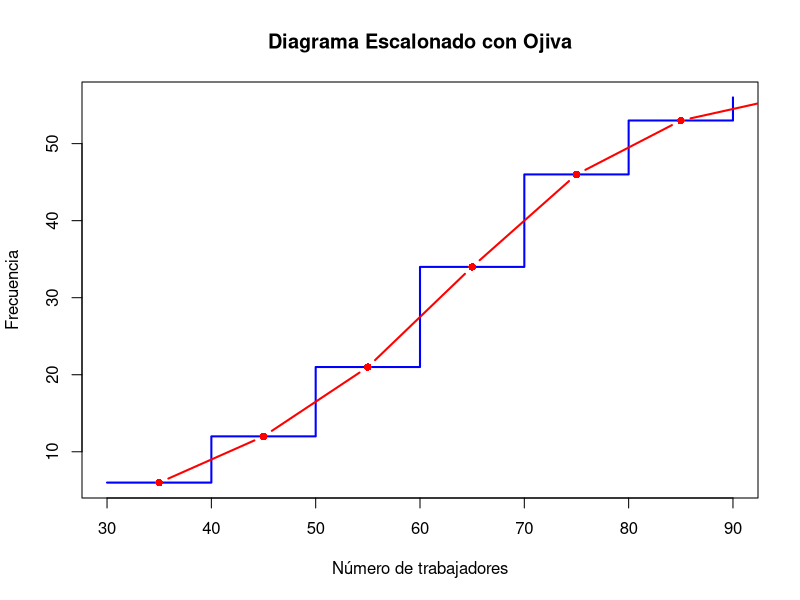

Source code (R): (Note: this script raises an error after producing the figure.)
# A. partir de esta distribuci´on de frecuencias, calcule el n´umero total de
# galones vendidos la semana pasada. (2 puntos)

ventas <- data.frame(
  limite_inferior = c(0, 10, 20, 30, 40, 50, 60, 70),
  limete_superior = c(10, 20, 30, 40, 50, 60, 70, 80),
  f_absoluta = c(10, 20, 30, 25, 15, 10, 5, 5)
)

ventas$marca_clase = (ventas$limite_inferior + ventas$limete_superior) / 2

ventas$mc_por_fa = ventas$marca_clase * ventas$f_absoluta

ventas_total = sum(ventas$mc_por_fa)
n = sum(ventas$f_absoluta)

cat('EL número total de galones vendidos es', ventas_total, 'mil')

# B. Determina la media de los galones vendidos en cada operaci´on.
media_operacion = ventas_total / n

cat('La media de las operaciones es: ', media_operacion, 'mil')

# C. ¿La moda se encuentra por debajo o por arriba de los 25 000 galones?
# ¿C´omo lo sabe?

intervalo_modal = which.max(ventas$f_absoluta)
Li = ventas$limite_inferior[intervalo_modal]
A = ventas$limete_superior[intervalo_modal] - ventas$limite_inferior[intervalo_modal]
fi = ventas$f_absoluta[intervalo_modal]
fi_menos_1 = ventas$f_absoluta[intervalo_modal-1]
fi_mas_1 = ventas$f_absoluta[intervalo_modal+1]

moda_ventas = Li + A*((fi - fi_menos_1)/((fi - fi_menos_1)+(fi - fi_mas_1)))

cat('La moda de las ventas es:', moda_ventas, 'mil, que es superior a 25 mil')

# D. Calcule la mediana de las ventas.
ventas$f_a_acumulada = cumsum(ventas$f_absoluta)

intervalo_medinal = which(ventas$f_a_acumulada >= n/2)[1]
Li = ventas$limite_inferior[intervalo_medinal]
A = ventas$limete_superior[intervalo_medinal] - ventas$limite_inferior[intervalo_medinal]
fi = ventas$f_absoluta[intervalo_medinal]
Fi_1 = ventas$f_a_acumulada[intervalo_medinal-1]

mediana = Li + A/fi * (n/2 - Fi_1)

datos_empresas <- c(73, 95, 61, 46, 70, 55, 87, 65, 75, 48, 69, 75, 75, 39, 63, 82, 
                    58, 43, 38, 64, 69, 79, 47, 63, 63, 81, 59, 77, 84, 34, 75, 93, 
                    67, 89, 66, 52, 59, 36, 62, 43, 75, 52, 59, 87, 74, 30, 95, 38, 
                    50, 72, 44, 53, 68, 72, 82, 63)

# a) Elaborar la tabla de frecuencias usando la regla de Sturges. (2 puntos)

R = max(datos_empresas) - min(datos_empresas)
rango = range(datos_empresas)
K = ceiling(1 + 3.322 * log10(length(datos_empresas)))
A = ceiling(R/K)
n = length(datos_empresas)

rule = seq(rango[1], rango[2] + A, by = A)
rule_1 = seq(rango[1], rango[2], by = A)
marca_de_clase = (rule[-length(rule)] + rule[-1]) / 2 
i = cut(datos_empresas, breaks = rule, right = FALSE)
tabla <- table(i)
intervalos <- levels(i)
f_absoluta <- as.numeric(tabla)
f_a_acumulada <- cumsum(f_absoluta)
f_relativa <- f_absoluta / n
f_r_acumulada <- cumsum(f_relativa)
f_porcentual <- f_relativa * 100 
f_p_acumulada <- cumsum(f_porcentual)

frecuencia_empresas <-data.frame(
  intervalos,
  f_absoluta,
  f_a_acumulada,
  f_relativa,
  f_r_acumulada,
  f_porcentual,
  f_p_acumulada
)

# b) Interpretar: f5, h2. (2 puntos)

f_5 = frecuencia_empresas$f_absoluta[5]
cat('tal .... es ', f_5)
h_2 = frecuencia_empresas$f_relativa[2]
cat('tal .... es ', h_2)

#c) Elaborar el diagrama escalonado y la ojiva respectiva. (2 puntos)
plot(rule_1, frecuencia_empresas$f_a_acumulada, 
     type = "s", xlab = "Número de trabajadores", 
     ylab = "Frecuencia", 
     main = "Diagrama Escalonado con Ojiva", 
     col = "blue", lwd = 2)

lines(marca_de_clase, 
      frecuencia_empresas$f_a_acumulada, 
      type = "b", col = "red", pch = 16, lwd = 2
)
text(marca_de_clase, 
     tabla_frecuencia$f_a_acumulada, 
     labels = tabla_frecuencia$f_a_acumulada, 
     pos = 3, col = "black")


# D. Calcular la media aritm´etica (¯x) y la mediana (Me)
#para datos agrupadosy no agrupados. (2 puntos)

#e) Calcular la moda (Mo) para datos agrupados y no agrupados.


# No agrupadas 

media_empresas = mean(datos_empresas)
mediana_empresas = median(datos_empresas)

moda_empresas =  as.numeric(names(sort(table(datos), decreasing = TRUE)[1]))

# Agrupados

media_agrupada = sum(marca_de_clase * frecuencia_empresas$f_absoluta) / n

intervalo_modal = which.max(frecuencia_empresas$f_absoluta)

Li =  rule_1[intervalo_modal]
fi = frecuencia_empresas$f_absoluta[intervalo_modal]
fi_menos_1 = frecuencia_empresas$f_absoluta[intervalo_modal-1]
fi_mas_1 = frecuencia_empresas$f_absoluta[intervalo_modal+1]

moda_agrupada = Li + A*((fi - fi_menos_1)/((fi - fi_menos_1)+(fi - fi_mas_1)))

cat('La moda es:', moda_agrupada)

# mediana agrupada

intervalo_medinal = which(frecuencia_empresas$f_a_acumulada >= n/2)[1]
Li = rule_1[intervalo_medinal]
fi = frecuencia_empresas$f_absoluta[intervalo_medinal]
Fi_1 = frecuencia_empresas$f_a_acumulada[intervalo_medinal-1]

mediana = Li + A/fi * (n/2 - Fi_1)